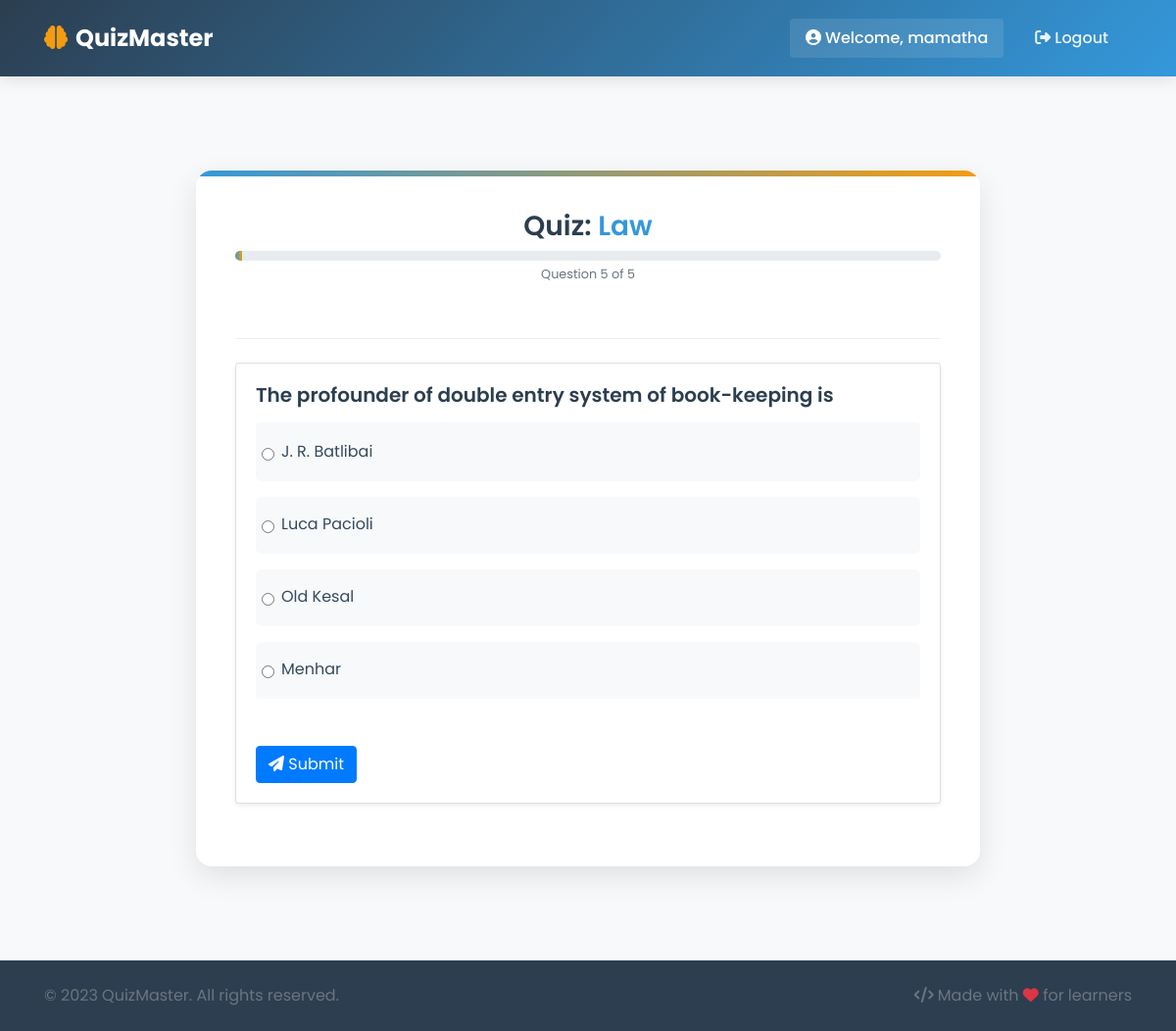
The app's page /subject/5/question/5/ (signed in) with its own data.
### quiz_app/models.py (models this page shows, shortened)
class Subject(models.Model):
    name = models.CharField(max_length=100)
    description = models.TextField(max_length=200,help_text="Description must be under 200 characters.")
    logo_image  = models.ImageField(upload_to='logos/', blank=True, null=True,help_text="Upload an image of size 350 × 180 px.",validators=[validate_image])
    class Meta:
        db_table = 'quiz_subject'

class Question(models.Model):
    TEXT = 'text'
    IMAGE = 'image'
    QUESTION_TYPES = [
        (TEXT, 'Text Question'),
        (IMAGE, 'Image Question'),
    ]
    subject = models.ForeignKey(Subject, on_delete=models.CASCADE)
    question_type = models.CharField(max_length=10, choices=QUESTION_TYPES, default=TEXT)
    text_content = models.TextField(blank=True, null=True)
    image_content = models.ImageField(upload_to='questions/', blank=True, null=True)
    hint = models.TextField(blank=True, null=True)
    class Meta:
        db_table = 'quiz_question'

class Option(models.Model):
    question = models.ForeignKey(Question, on_delete=models.CASCADE, related_name='options')
    text_content = models.TextField(blank=True, null=True)
    image_content = models.ImageField(upload_to='options/', blank=True, null=True)
    is_correct = models.BooleanField(default=False)
    class Meta:
        db_table = 'quiz_option'

### quiz_app/views.py (the view, shortened to what this page needs)
@login_required(login_url="login")
def question_detail(request, subject_id, question_id):
    subject = get_object_or_404(Subject, id=subject_id)
    question = get_object_or_404(Question, id=question_id, subject=subject)
    options = question.options.all()
    explanation = getattr(question, "explanation", None)
    next_question = Question.objects.filter(
        subject=subject, id__gt=question.id
    ).order_by("id").first()
    progress, _ = UserProgress.objects.get_or_create(
        user=request.user, subject=subject, question=question
    )
    feedback, show_hint_option = None, False
    highlight_correct, highlight_wrong = False, False
    wrong_option_ids, show_next = [], False
    context = {
        "subject": subject,
        "question": question,
        "options": options,
        "feedback": feedback,
        "show_hint_option": show_hint_option,
        "highlight_correct": highlight_correct,
        "highlight_wrong": highlight_wrong,
        "wrong_option_ids": wrong_option_ids,
        "show_next": show_next,
        "next_question": next_question,
        "current_question": question.id,
        "total_questions": subject.question_set.count(),
        "attempts": progress.attempts,
        "max_attempts": 2,
    }
    return render(request, "quiz.html", context)

### templates/quiz.html (shortened to what this page needs)
{% extends "base.html" %}
{% load static %}
{% block content %}
<div class="container my-5 quiz-container">
    <div class="quiz-header mb-4">
        <h3>Quiz: <span class="subject-name">{{ subject.name }}</span></h3>
        <div class="progress-container">
            <div class="progress">
                <div class="progress-bar" role="progressbar"
                     style="width: {{ current_question|divisibleby:total_questions|floatformat:0 }}%;"
                     aria-valuenow="{{ current_question }}" aria-valuemin="0" aria-valuemax="{{ total_questions }}">
                </div>
            </div>
            <small class="text-muted d-block mt-1">
                Question {{ current_question }} of {{ total_questions }}
            </small>
        </div>
    </div>
    <div class="card shadow-sm mb-4">
        <div class="card-body">
            <h5 class="mb-3">{{ question.text_content }}</h5>
            <form method="POST" id="quizForm" novalidate>
                <div class="list-group options-container">
                    {% for option in options %}
                        <label class="list-group-item d-flex align-items-center option
                        ">
                            <input type="radio"
                                   name="answer"
                                   value="{{ option.id }}"
                                   class="form-check-input me-2"
                            >
                            {{ option.text_content }}
                        </label>
                    {% endfor %}
                </div>
                <div class="mt-4 d-flex justify-content-between">
                    {% if show_next and next_question %}
                        <a href="{% url 'question_detail' subject.id next_question.id %}" class="btn btn-success">
                            Next <i class="fas fa-arrow-right"></i>
                        </a>
                    {% elif show_next and not next_question %}
                        <a href="{% url 'results' subject.id %}" class="btn btn-success">
                            <i class="fas fa-flag-checkered"></i> Finish
                        </a>
                    {% else %}
                        <button type="submit" class="btn btn-primary">
                            <i class="fas fa-paper-plane"></i> Submit
                        </button>
                    {% endif %}
                </div>
            </form>
        </div>
    </div>
</div>
{% endblock %}

### templates/base.html (shortened to what this page needs)
{% load static %}
<!DOCTYPE html>
<html lang="en">
<head>
    <link rel="stylesheet" href="https://stackpath.bootstrapcdn.com/bootstrap/4.5.2/css/bootstrap.min.css">
    <link rel="stylesheet" href="https://cdnjs.cloudflare.com/ajax/libs/font-awesome/6.4.0/css/all.min.css">
    <link rel="stylesheet" href="{% static 'css/style.css' %}">
</head>
<body>
    <nav class="navbar navbar-expand-lg navbar-dark navbar-custom">
        <div class="container">
            <a class="navbar-brand" href="{% url 'subject_list' %}">
                <i class="fas fa-brain mr-2"></i>QuizMaster
            </a>
            <div class="collapse navbar-collapse" id="navbarNav">
                <ul class="navbar-nav ml-auto">
                    {% if user.is_authenticated %}
                        <li class="nav-item">
                            <span class="navbar-text user-welcome">
                                <i class="fas fa-user-circle mr-1"></i>Welcome, {{ user.username }}
                            </span>
                        </li>
                        <li class="nav-item">
                            <a class="nav-link" href="{% url 'admin:logout' %}">
                                <i class="fas fa-sign-out-alt mr-1"></i>Logout
                            </a>
                        </li>
                    {% else %}
                        <li class="nav-item">
                            <a class="nav-link" href="{% url 'admin:login' %}">
                                <i class="fas fa-sign-in-alt mr-1"></i>Login
                            </a>
                        </li>
                    {% endif %}
                </ul>
            </div>
        </div>
    </nav>
    <main class="main-content">
        <div class="container">
            {% block content %}{% endblock %}
        </div>
    </main>
    <footer class="footer">
        <div class="container">
            <div class="row">
                <div class="col-md-6">
                    <p class="text-muted">&copy; 2023 QuizMaster. All rights reserved.</p>
                </div>
                <div class="col-md-6 text-md-right">
                    <p class="text-muted">
                        <i class="fas fa-code mr-1"></i>Made with <i class="fas fa-heart text-danger"></i> for learners
                    </p>
                </div>
            </div>
        </div>
    </footer>
</body>
</html>

### static/css/style.css (style rules this page uses)
:root { --primary-color: #3498db; --secondary-color: #2c3e50; --success-color: #2ecc71; --warning-color: #f39c12; --danger-color: #e74c3c; --light-color: #ecf0f1; --dark-color: #34495e; --card-shadow: 0 10px 30px rgba(0, 0, 0, 0.1); --transition: all 0.3s ease; }
body { font-family: 'Poppins', sans-serif; background-color: #f8f9fa; color: var(--dark-color); min-height: 100vh; display: flex; flex-direction: column; }
h1, h2, h3, h4, h5, h6 { font-family: 'Poppins', sans-serif; font-weight: 600; color: var(--secondary-color); }
.navbar-custom { background: linear-gradient(135deg, var(--secondary-color) 0%, var(--primary-color) 100%); box-shadow: 0 4px 15px rgba(0, 0, 0, 0.1); padding: 1rem 0; }
.navbar-brand { font-weight: 700; font-size: 1.5rem; color: white !important; }
.navbar-brand i { color: var(--warning-color); }
.navbar-nav .nav-link { color: rgba(255, 255, 255, 0.9) !important; font-weight: 500; margin: 0 0.5rem; transition: var(--transition); border-radius: 4px; padding: 0.5rem 1rem !important; }
.user-welcome { color: white !important; font-weight: 500; padding: 0.5rem 1rem; background-color: rgba(255, 255, 255, 0.1); border-radius: 4px; margin-right: 0.5rem; }
.main-content { flex: 1; padding: 3rem 0; }
.footer { background-color: var(--secondary-color); color: white; padding: 1.5rem 0; margin-top: auto; }
.footer p { margin: 0; }
.quiz-container { max-width: 800px; margin: 0 auto; background: white; border-radius: 16px; box-shadow: var(--card-shadow); padding: 2.5rem; position: relative; overflow: hidden; }
.quiz-container:before { content: ''; position: absolute; top: 0; left: 0; width: 100%; height: 6px; background: linear-gradient(90deg, var(--primary-color), var(--warning-color)); }
.quiz-header { text-align: center; margin-bottom: 2rem; padding-bottom: 1.5rem; border-bottom: 1px solid #eee; }
.quiz-header .subject-name { color: var(--primary-color); font-weight: 600; }
.progress-container { margin-bottom: 2rem; }
.progress { height: 10px; border-radius: 5px; background-color: #e9ecef; }
.progress-bar { background: linear-gradient(90deg, var(--primary-color), var(--warning-color)); }
.options-container { margin-bottom: 2rem; }
.option { background-color: #f8f9fa; border: 2px solid transparent; border-radius: 8px; padding: 1rem 1.5rem; margin-bottom: 1rem; cursor: pointer; transition: var(--transition); display: flex; align-items: center; }
.option input[type="radio"] { margin-right: 1rem; }

### templates/quiz.html (style rules this page uses)
.option { border-radius: 6px; cursor: pointer; transition: all .3s ease; }

### records on screen
Subject: name "Law"
Question: text_content "The profounder of double entry system of book-keeping is"
Option: text_content "J. R. Batlibai"
Option: text_content "Luca Pacioli"
Option: text_content "Old Kesal"
Option: text_content "Menhar"

### other values on screen
{{ user.username }} "mamatha"
{{ current_question }} "5"
{{ total_questions }} "5"
